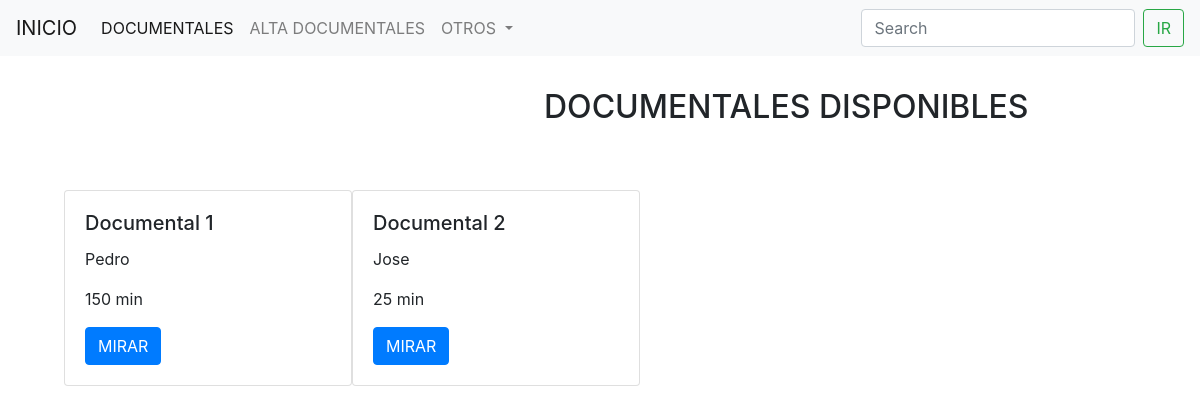
The page /documentales/ on the database its author committed.
### documental/models.py (models this page shows)
class Documental(models.Model):
    nombre = models.CharField(max_length=40)
    duracionminutos = models.IntegerField()
    actores = models.CharField(max_length=100)
    creacion =  models.IntegerField()
    SKU = models.CharField(max_length=30, unique=True)
    active = models.BooleanField(default=True)
    class Meta:
        verbose_name = 'documental'
        verbose_name_plural = 'documentales'

### documental/views.py (the view)
# urls.py: path('', products, name = 'products'),
def products(request):
    print(request.method)
    productos = Documental.objects.all()
    context = {'productos':productos}
    return render(request, 'documentales.html', context=context)

### templates/documentales.html
{% extends 'based.html' %}
{% block contenido %}
<h2 style="margin-left:34rem; margin-top:2rem">DOCUMENTALES DISPONIBLES</h2>
<div class="d-flex" style="margin-top:4rem; margin-left:4rem">
    {% for product in productos %}
    <div class="card" style="width: 18rem;">
        <div class="card-body">
            <h5 class="card-title">{{product.nombre}}</h5>
            <p class="card-text">{{product.actores}}</p>
            <p class="card-text">{{product.duracionminutos}} min</p>
            <a href="#" class="btn btn-primary">MIRAR</a>
        </div>
    </div>
    {% endfor %}
</div>
{% endblock %}

### rows shown on the page
Documental: nombre "Documental 1", actores "Pedro", duracionminutos "150"
Documental: nombre "Documental 2", actores "Jose", duracionminutos "25"
